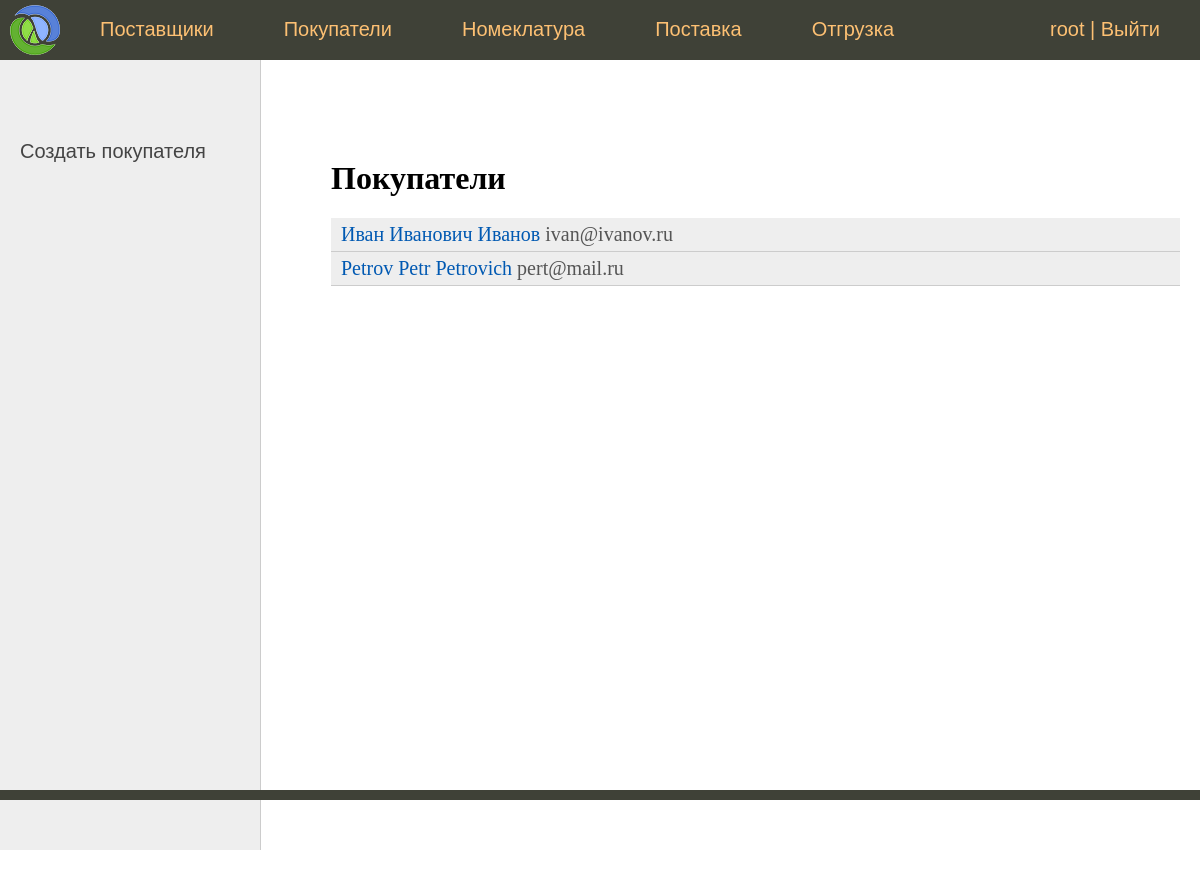
The page /buyer/ (signed in) on the database as committed earlier.
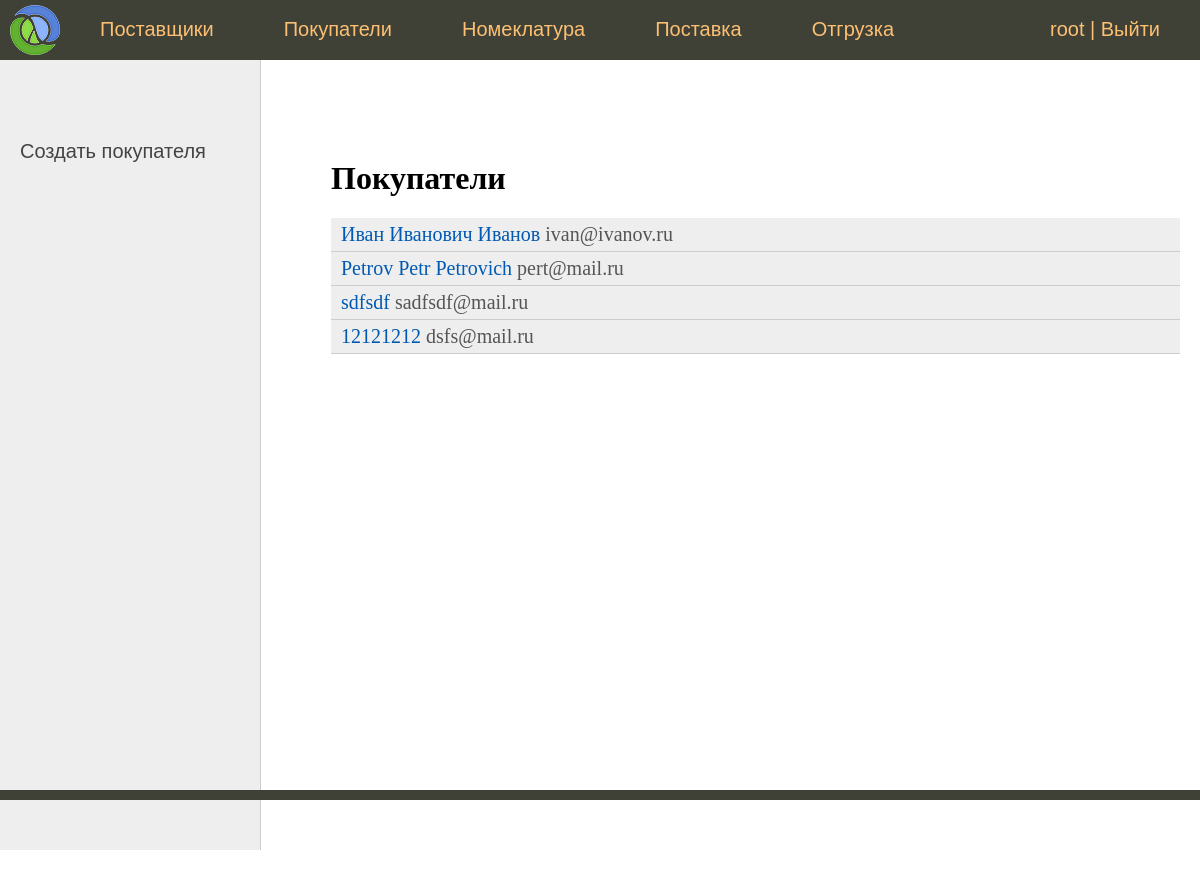
The same page on the database as committed later.
### sklad/models.py (models this page shows, shortened)
class Contactor(models.Model):
    fio = models.CharField('Фамилия Имя Отчество', max_length=100)
    email = models.EmailField('Email')
    phone = models.IntegerField('Телефон')

class Buyer(Contactor):
    class Meta:
        verbose_name = 'Покупатель'
        verbose_name_plural = 'Покупатели'
    def get_absolute_url(self):
        return reverse('buyer', kwargs={'pk': self.pk})

class Contactor(models.Model):
    fio = models.CharField('Фамилия Имя Отчество', max_length=100)
    email = models.EmailField('Email')
    phone = models.IntegerField('Телефон')

### sklad/views.py (the view)
# urls.py: path('buyer/', BuyerListView.as_view(), name='buyer_list'),  #
class BuyerListView(SuperUserRequiredMixin, DataMixin, ListView):
    model = Buyer
    template_name = 'sklad/contactor_list.html'
    context_object_name = 'buyers'
    def get_context_data(self, *, object_list=None, **kwargs):
        context = super().get_context_data(**kwargs)
        c_def = self.get_user_context()
        context = dict(list(context.items()) + list(c_def.items()))
        context['left_menu'] = [
            {'url_name': 'buyer_add', 'title': 'Создать покупателя'}
        ]
        context['title'] = 'Покупатели'
        return context

### sklad/mixin.py (called while the page is built)
    def dispatch(self, request, *args, **kwargs):
        if not request.user.is_superuser:
            return self.handle_no_permission()
        return super().dispatch(request, *args, **kwargs)

    def get_user_context(self, **kwargs):
        context = kwargs
        if self.request.user.is_superuser:
            context['menu'] = menu
        return context

### sklad/templates/sklad/contactor_list.html (shortened to what this page needs)
{% extends 'sklad/base.html' %}
{% block left_menu %}
    {% include 'sklad/left_menu.html' %}
{% endblock %}
{% block content %}
<h1>{{ title }}</h1>
<ul class="list-articles">
    {% if buyers %}
	{% for n in buyers %}
        <li>
            <div class="article-panel">
                <p class="first"><a href="{{ n.get_absolute_url }}">{{ n.fio }}</a> {{ n.email }}</p>
            </div>
        </li>
	{% endfor %}
    {% endif %}
</ul>
{% endblock %}

### sklad/templates/sklad/base.html (shortened to what this page needs)
{% load static %}
<!DOCTYPE html>
<html>
<head>
	<link type="text/css" href="{% static 'sklad/css/styles.css' %}" rel="stylesheet" />
</head>
<body>
<table class="table-page" border=0 cellpadding="0" cellspacing="0">
<tr><td valign=top>
{% block mainmenu %}
		<div class="header">
			<ul id="mainmenu" class="mainmenu">
			<li class="logo"><a href="{% url 'home' %}"><div class="logo"></div></a></li>
{% for m in menu %}
			<li><a href="{% url m.url_name %}">{{m.title}}</a></li>
{% endfor %}
            {% if request.user.is_authenticated %}
				<li class="last">{{ user.username }} | <a href="{% url 'logout' %}">Выйти</a></li>
            {% else %}
                <li class="last"><a href="{% url 'login' %}">Войти</a></li>
            {% endif %}
			</ul>
		</div>
{% endblock mainmenu %}
<table class="table-content" border=0 cellpadding="0" cellspacing="0">
<tr>
	<td valign="top" class="left-chapters">
{% block left_menu %}{% endblock %}
</td>
<td valign="top" class="content">
	<div class="content-text">
{% block content %}
{% endblock %}
	</div>
</td></tr></table>
</td></tr>
<tr><td valign=top>
	<div id="footer">
	</div>
</td></tr></table>
</body>
</html>

Rows that differ between the two databases and show on the page:
added Buyer: fio "sdfsdf", email "sadfsdf@mail.ru"
added Buyer: fio "12121212", email "dsfs@mail.ru"
